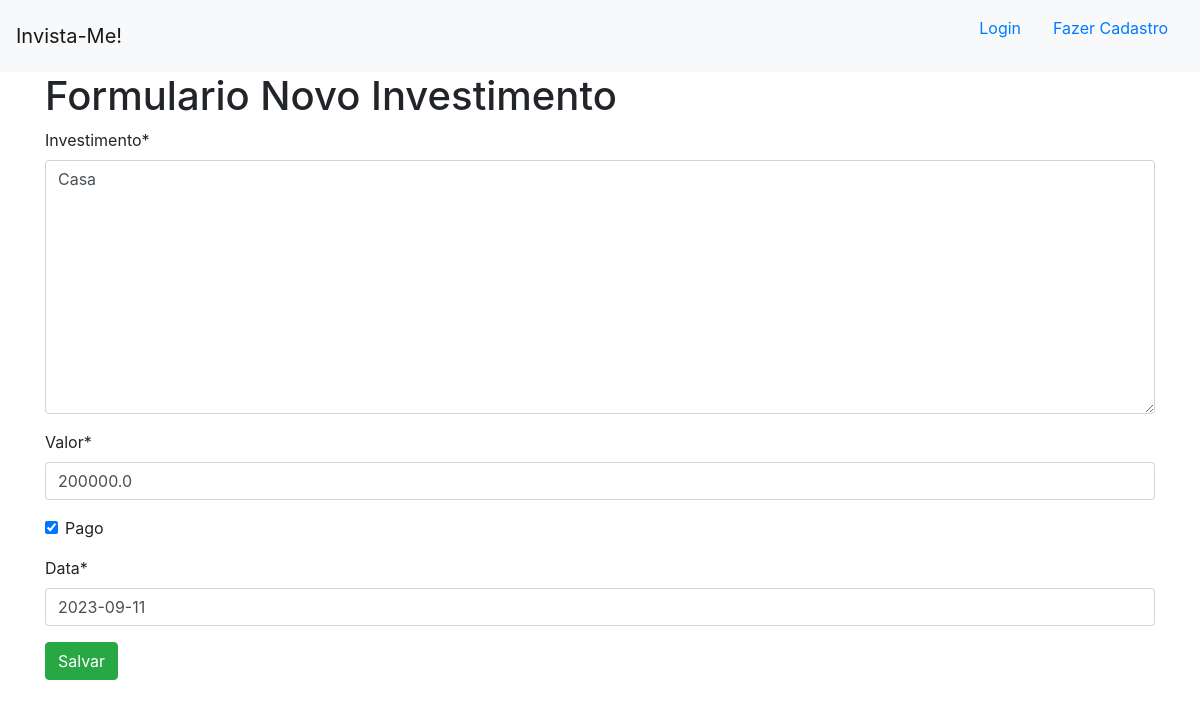
The app's page /novo_investimento/2 with its own data.
### invista_me/models.py (models this page shows)
class Investmento(models.Model):
    investimento = models.TextField(max_length=255)
    valor = models.FloatField()
    pago = models.BooleanField(default=False)
    data = models.DateField(default=datetime.now)

### invista_me/views.py (the view)
# urls.py: path('novo_investimento/<int:id_investimento>', views.editar, name='editar'),
def editar(request, id_investimento):
    investimento = Investmento.objects.get(pk=id_investimento)
    if request.method == 'GET':
        formulario =  InvestimentoForm(instance=investimento)
        return render(request,'investimentos/novo_investimento.html', {'formulario': formulario})
    else:
        formulario = InvestimentoForm(request.POST, instance=investimento)
        if formulario.is_valid():
            formulario.save()
        return redirect('investimentos')

### invista_me/forms.py
class InvestimentoForm(ModelForm):
    class Meta:
        model = Investmento
        fields = '__all__'

### invista_me/templates/investimentos/novo_investimento.html (shortened to what this page needs)
{% extends 'investimentos/base.html' %}
{% block conteudo %}
{% load crispy_forms_tags %}
<div class='container'>
    <h1>Formulario Novo Investimento</h1>
    <form action="" method="POST">
        {{formulario | crispy}}
        <button type="submit" class="btn btn-success">Salvar</button>
    </form>
</div>
{% endblock %}

### records on screen
Investmento: investimento "Casa", valor "200000.0", pago "☑", data "2023-09-11"
